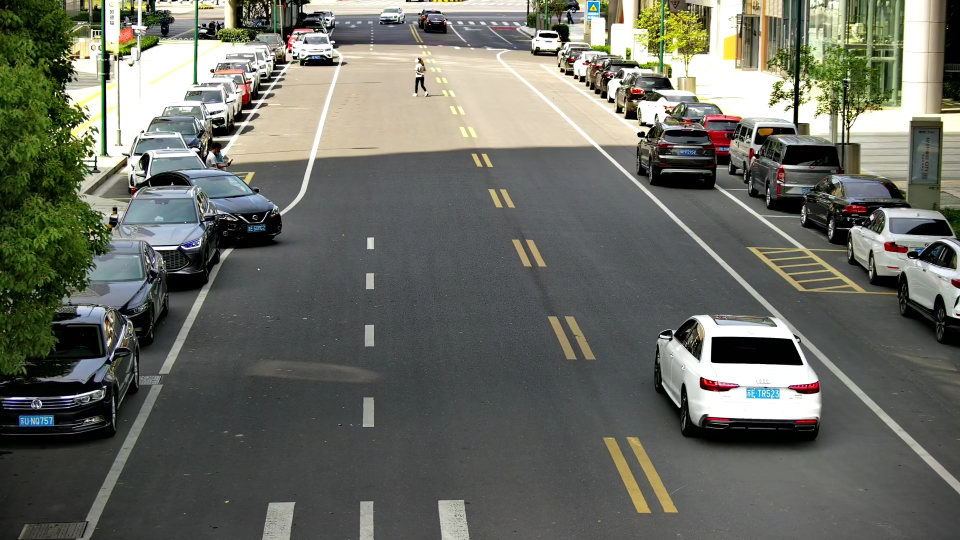
#> input picture data/sample.jpg, 1920 x 1080 px (shown at 1/2 size)
$ python -i ocr_image_processing.py   (imports and definitions only)
#> lines starting #> are read from the running program, lines starting #| are printed output that depends on the picture
import cv2
import numpy as np
import logging

def detect_skew_angle(image):
    """检测图像的倾斜角度，输入灰度图像，返回角度（度）"""
    edges = cv2.Canny(image, 50, 150, apertureSize=3)
    lines = cv2.HoughLines(edges, 1, np.pi/180, threshold=100)
    if lines is None:
        return 0
    angles = []
    for rho, theta in lines[:, 0]:
        angle = np.degrees(theta) - 90
        if abs(angle) < 45:
            angles.append(angle)
    if not angles:
        return 0
    return np.median(angles)

def correct_skew(image, angle):
    """校正图像倾斜，输入BGR图像和角度，返回校正后图像"""
    if abs(angle) < 0.5:
        return image
    h, w = image.shape[:2]
    center = (w // 2, h // 2)
    rotation_matrix = cv2.getRotationMatrix2D(center, angle, 1.0)
    corrected = cv2.warpAffine(image, rotation_matrix, (w, h), flags=cv2.INTER_LINEAR, borderMode=cv2.BORDER_REPLICATE)
    return corrected

# [27 lines left out: function find_optimal_split_line, not called in this run]

def process_plate_image(img, is_double_layer=False, verbose=False):
    """
    处理车牌图像（Numpy数组），如为双层则自动校正、分割、拼接为单层
    输入: img (BGR), is_double_layer (bool)
    返回: 单层车牌图像 (BGR)
    """
    if img is None or img.size == 0:
        if verbose:
            logging.warning("Input image is empty in process_plate_image")
        return None
    # 灰度
    gray_img = cv2.cvtColor(img, cv2.COLOR_BGR2GRAY)
    # 倾斜校正
    skew_angle = detect_skew_angle(gray_img)
    corrected_img = correct_skew(img, skew_angle)
    if not is_double_layer:
        return corrected_img
    # 对比度增强
    clahe = cv2.createCLAHE(clipLimit=2.0, tileGridSize=(8,8))
    enhanced_gray_img = clahe.apply(cv2.cvtColor(corrected_img, cv2.COLOR_BGR2GRAY))
    # 分割
    split_point = find_optimal_split_line(enhanced_gray_img)
    top_part = corrected_img[0:split_point, :]
    bottom_part = corrected_img[split_point:, :]
    bottom_h, bottom_w = bottom_part.shape[:2]
    top_h, top_w = top_part.shape[:2]
    if bottom_h <= 0 or bottom_w <= 0 or top_h <= 0 or top_w <= 0:
        if verbose:
            logging.warning("Part of the plate is empty after splitting.")
        return None
    # 上层缩放到下层高度并收窄
    target_height = bottom_h
    top_aspect_ratio = top_w / top_h
    target_top_width = int(target_height * top_aspect_ratio * 0.5)
    top_resized = cv2.resize(top_part, (target_top_width, target_height), interpolation=cv2.INTER_LINEAR)
    stitched_plate = cv2.hconcat([top_resized, bottom_part])
    return stitched_plate

# 预处理函数将在后续补充
# [36 lines left out: functions image_pretreatment, resize_norm_img, not called in this run]

>>> import cv2
>>> picture = cv2.imread('../data/sample.jpg')
#> picture is the input picture: shape (1080, 1920, 3); mean B, G, R 98.9, 107.9, 106.1
>>> result = process_plate_image(picture)
#> in process_plate_image, `gray_img = cv2.cvtColor(img, cv2.COLOR_BGR2GRAY)`:
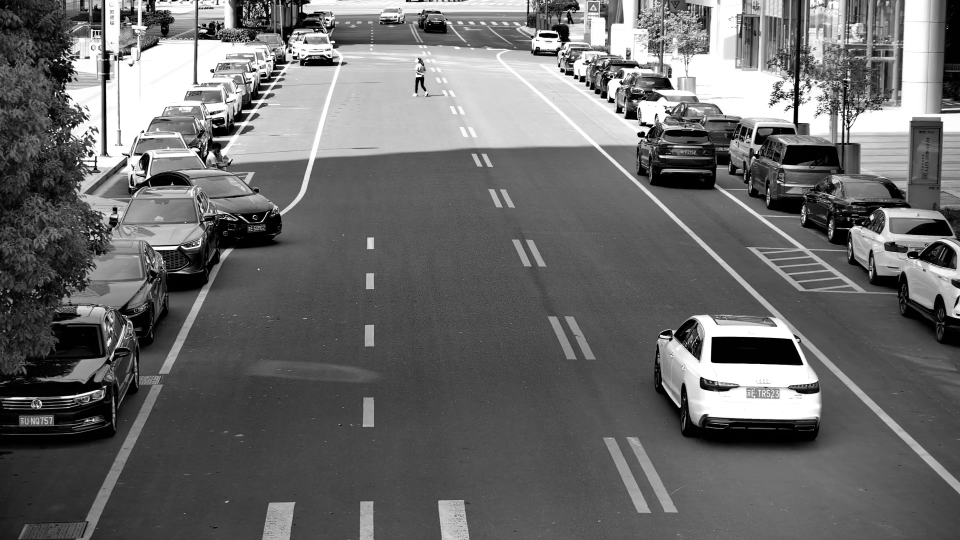
#> gray_img: shape (1080, 1920) (shown at 1/2 size); min 0, max 255, mean 106.3
#> in detect_skew_angle, `edges = cv2.Canny(image, 50, 150, apertureSize=3)`:
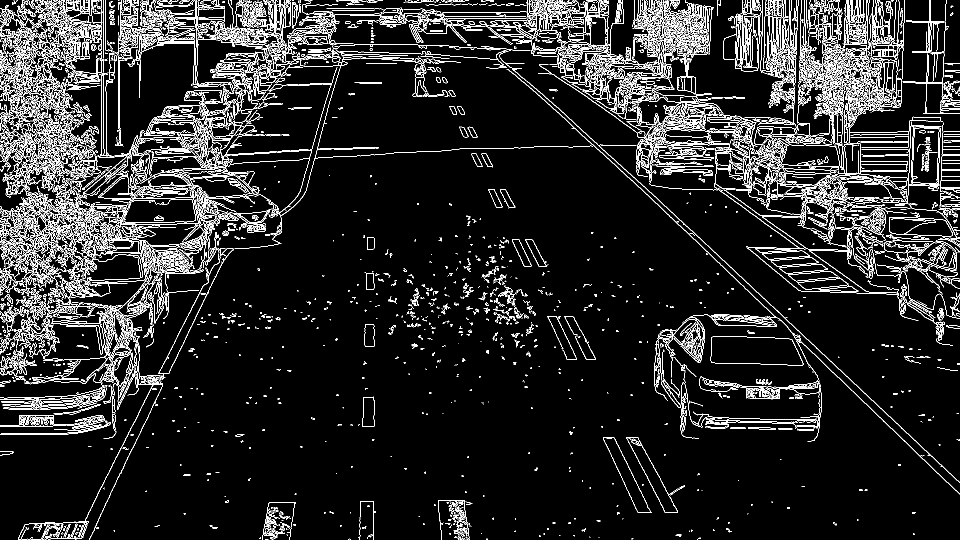
#> edges: shape (1080, 1920) (shown at 1/2 size); 9.5% white in thin lines or dots
#> the loop in detect_skew_angle, `for rho, theta in lines[:, 0]:` made 29524 passes
#> (rho, theta, angle) on passes 1 to 3: (75, 1.59, 1), (32, 1.57, 0), (24, 1.57, 0)
#> after the loop in detect_skew_angle, `for rho, theta in lines[:, 0]:`: angles = 13100 values, max 44 at index 10, min -44 at index 1204, mean -0.968
#> in process_plate_image, `skew_angle = detect_skew_angle(gray_img)`: skew_angle = -2
#> in correct_skew, `rotation_matrix = cv2.getRotationMatrix2D(center, angle, 1.0)`: rotation_matrix = [[0.999, -0.0349, 19.43], [0.0349, 0.999, -33.17]]
#> in correct_skew, `corrected = cv2.warpAffine(image, rotation_matrix, (w, h), flags=cv2.I..`:
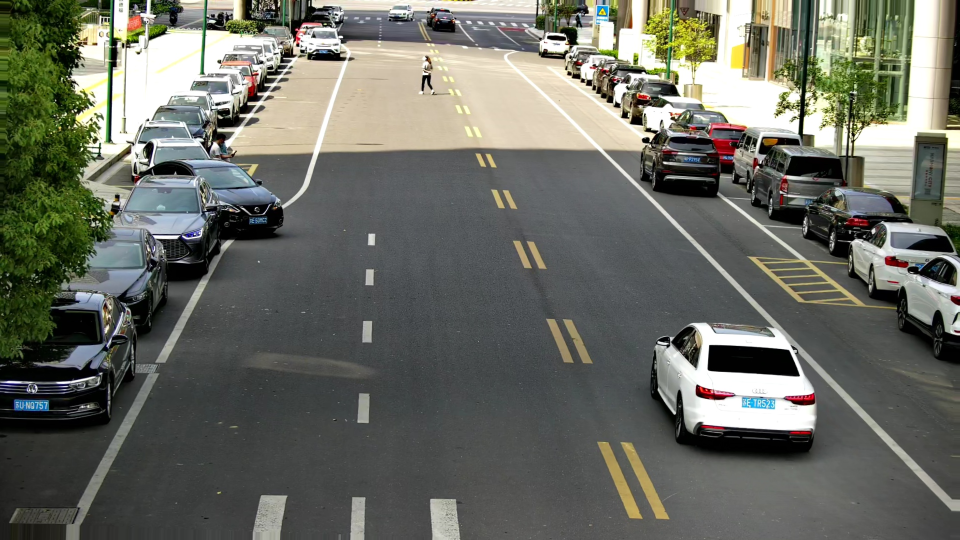
#> corrected: shape (1080, 1920, 3) (shown at 1/2 size); mean B, G, R 99, 108, 106.2
